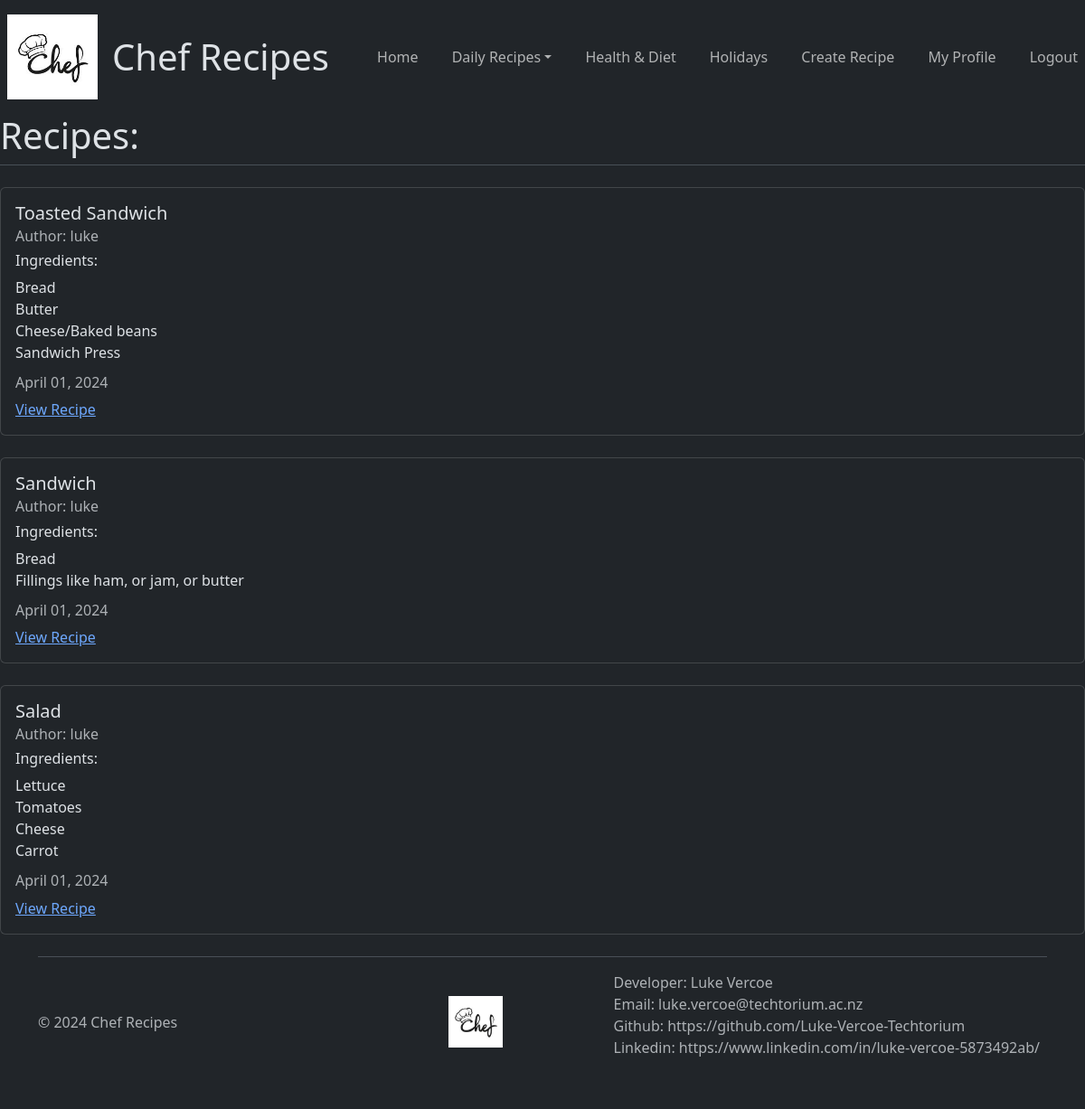
Screenshot of /lunch (signed in) with the database file from the repository.
### recipes/models.py (models this page shows, shortened)
class recipe(models.Model):
    class Meta:
        ordering = ('-updated_at',)
    title = models.CharField(max_length=100)
    ingredients = models.TextField()
    description = models.TextField()
    category = models.CharField(max_length=100, choices=(
        ("NONE", "None"),
        ("HEALTH_DIET", "Health & Diet"),
        ("HOLIDAYS", "Holidays"),
    ))
    meal_time = models.CharField(max_length=100, choices=(
        ("BREAKFAST", "Breakfast"),
        ("LUNCH", "Lunch"),
        ("DINNER", "Dinner"),
        ("DESSERT", "Dessert"),
    ))
    author = models.ForeignKey(User, on_delete=models.CASCADE)
    created_at = models.DateTimeField(auto_now_add=True)
    updated_at = models.DateTimeField(auto_now=True)

### recipes/views.py (the view)
# urls.py: path("lunch", views.recipeLunchView.as_view(), name="recipes-lunch"),
class recipeLunchView(ListView):
    model = models.recipe
    template_name ="recipes/lunch.html"
    context_object_name = "recipes"

### recipes/templates/recipes/lunch.html (shortened to what this page needs)
{% extends "recipes/base.html" %}
{% block content %}
<h1>Recipes:</h1>
<div class="border-top">
    {% for recipe in recipes %}
    {% if recipe.meal_time == "LUNCH" %}
    {% include "recipes/recipe_display.html" %}
    {% endif %}
    {% endfor %}
</div>
{% endblock content %}

### recipes/templates/recipes/recipe_display.html (shortened to what this page needs)
<div class="card my-4">
    <div class="card-body">
        <h5 class="card-title">{{ recipe.title }}</h5>
        <h6 class="card-subtitle mb-2 text-muted">Author: {{ recipe.author }}</h6>
        <h6 class="card-title">Ingredients:</h6>
        <p class="card-text">
            {{ recipe.ingredients|linebreaksbr }}
        <h6 class="card-subtitle mb-2 text-muted">{{ recipe.updated_at|date:"F d, Y" }}</h6>
        <a href="{% url 'recipes-detail' recipe.pk %}" class="card-link">View Recipe</a>
    </div>
</div>

### rows the page displays
recipe: title "Toasted Sandwich", author "luke", ingredients "Bread Butter Cheese/Baked beans Sandwich Press", updated_at "April 01, 2024"
recipe: title "Sandwich", author "luke", ingredients "Bread Fillings like ham, or jam, or butter", updated_at "April 01, 2024"
recipe: title "Salad", author "luke", ingredients "Lettuce Tomatoes Cheese Carrot", updated_at "April 01, 2024"
